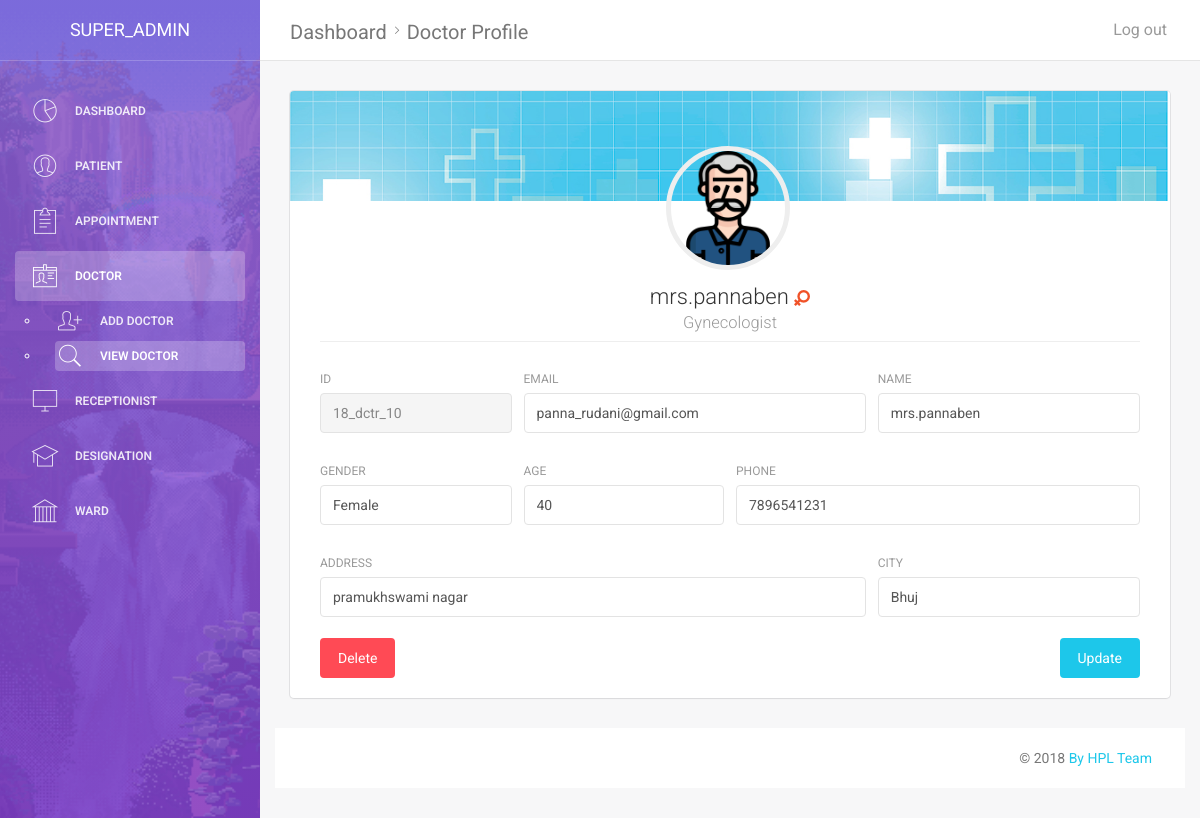
Page /view_doctor_profile.php?id=18_dctr_10 (signed in) on the committed database.
### tables this page shows
CREATE TABLE `doctor` (
  `doctor_id` varchar(15) NOT NULL,
  `doctor_name` varchar(30) NOT NULL,
  `doctor_dob` date NOT NULL,
  `doctor_gender` varchar(10) NOT NULL,
  `doctor_phone` varchar(15) NOT NULL,
  `doctor_city` varchar(20) NOT NULL,
  `doctor_address` varchar(100) NOT NULL,
  `doctor_designation` varchar(30) NOT NULL,
  `doctor_email` varchar(50) NOT NULL,
  `doctor_password` varchar(50) NOT NULL,
  `doj` timestamp(6) NOT NULL DEFAULT CURRENT_TIMESTAMP(6),
  `slot_id` varchar(10) NOT NULL,
  `doctor_exist` tinyint(1) NOT NULL
);

### assets/modules/global_module.php (called while the page is built, shortened)
<?php
function fetch_data($query,$type)
{
	include("assets/modules/db_config.php");
	$result = mysqli_query($conn,$query);
	if($result)
	{
		if($type == "login")
		{
		$count = mysqli_num_rows($result);
			if($count == 1)
			{
				return TRUE;
			}
			else
			{
				return FALSE;
			}
		}
		elseif($type == "count")
		{
			$count = mysqli_num_rows($result);
			return $count;
		}
		elseif($type == "result")
		{
			 $res = mysqli_query($conn,$query);
			 return $res;
		}
	}
	else
	{
		return "Fetch Error";
	}
}
?>

### view_doctor_profile.php (the view, shortened to what this page needs)
<?php
include("assets/modules/global_module.php");
if(isset($_GET["id"]))
{
    $d_id = $_GET["id"];
}
if(isset($_SESSION["admin_token"]))
{
    $admin_id = $_SESSION["admin_token"];
}
$result = fetch_data("select * from admin where admin_id= '$admin_id'","result");
$a_data = mysqli_fetch_assoc($result);
$data = mysqli_fetch_assoc(fetch_data("select * from doctor where doctor_id = '$d_id'","result"));
$age = date_diff(date_create($data["doctor_dob"]), date_create('today'))->y;
?>
<!doctype html>
<html lang="en">
<head>
    <link href="assets/css/bootstrap.min.css" rel="stylesheet" />
    <link href="assets/css/animate.min.css" rel="stylesheet"/>
    <link href="assets/css/light-bootstrap-dashboard.css?v=1.4.0" rel="stylesheet"/>
    <link href="http://maxcdn.bootstrapcdn.com/font-awesome/4.2.0/css/font-awesome.min.css" rel="stylesheet">
    <link href="assets/css/pe-icon-7-stroke.css" rel="stylesheet" />
</head>
<body>
<div class="wrapper">
    <div class="sidebar" data-color="purple" data-image="assets/img/waterfall.gif" >
        <div class="sidebar-wrapper">
            <div class="logo">
                <a href="#" class="simple-text">
                    <?php echo $a_data["admin_name"]?>
                </a>
            </div>
            <ul class="nav">
                <li >
                    <a href="dashboard_admn.php">
                        <i class="pe-7s-graph"></i>
                        <p>Dashboard</p>
                    </a>
                </li>
                <li >
                    <a href="add_patient.php" >
                        <i class="pe-7s-user"></i>
                        <p>Patient</p>
                    </a>
                </li>
                <li>
                    <a href="add_appointment.php">
                        <i class="pe-7s-note2"></i>
                        <p>Appointment</p>
                    </a>
                </li>
                <li class="active">
                    <a href="add_doctor.php">
                        <i class="pe-7s-id"></i>
                        <p>Doctor</p>
                    </a>
                    <ul>
                        <li>
                            <a href="add_doctor.php" >
                                <i class="pe-7s-add-user"></i>
                                <p>Add Doctor</p>
                            </a>
                        </li>
                        <li class="active">
                            <a href="view_doctor.php" >
                                <i class="pe-7s-search"></i>
                                <p>View Doctor</p>
                            </a>
                        </li>
                    </ul>
                </li>
                <li >
                    <a href="add_receptionist.php">
                        <i class="pe-7s-monitor"></i>
                        <p>Receptionist</p>
                    </a>
                </li>
                <li >
                    <a href="designation.php">
                        <i class="pe-7s-study"></i>
                        <p>Designation</p>
                    </a>
                </li>
                <li >
                    <a href="ward.php">
                        <i class="pe-7s-culture"></i>
                        <p>Ward</p>
                    </a>
                </li>
            </ul>
        </div>
    </div>
    <div class="main-panel">
        <nav class="navbar navbar-default navbar-fixed">
            <div class="container-fluid">
                <div class="navbar-header">
                    <a class="navbar-brand" href="#">Dashboard<i class="pe-7s-angle-right"></i>Doctor Profile</a>
                </div>
                <div class="collapse navbar-collapse">
                    <ul class="nav navbar-nav navbar-right">
                        <li>
                            <a href="logout.php?for=<?php echo $admin_id; ?>">
                                <p>Log out</p>
                            </a>
                        </li>
                    </ul>
                </div>
            </div>
        </nav>
        <div class="content">
            <div class="container-fluid">
                <div class="row">
                    <div class="col-md-12">
                        <div class="card card-user">
                            <div class="image" >
                            </div>
                            <div class="content">
                                <div class="author">
                                    <a href="#">
                                        <img class="avatar border-gray" src="assets/img/avatars/014-man-12.png" alt="..."/  >
                                        <h4 class="title"><?php echo $data["doctor_name"]; if($data["doctor_gender"]=="Male"){ echo "&nbsp<img src='assets/img/male.png'>"; }else{ echo "&nbsp<img src='assets/img/female.png'>"; }?><br />
                                            <small><?php echo $data["doctor_designation"]; ?></small>
                                        </h4>
                                    </a>
                                </div>
                                <hr>
                                <div class="content">
                                    <form method="POST" name="admin_edit_patient">
                                        <div class="row">
                                            <div class="col-md-3">
                                                <div class="form-group">
                                                    <label>Id</label>
                                                    <input type="text" name="d_id" class="form-control" disabled value="<?php echo $data["doctor_id"]; ?>">
                                                </div>
                                            </div>
                                            <div class="col-md-5">
                                                <div class="form-group">
                                                    <label>Email</label>
                                                    <input type="email" name="d_email" class="form-control"  value="<?php echo $data["doctor_email"]; ?>">
                                                </div>
                                            </div>
                                            <div class="col-md-4">
                                                <div class="form-group">
                                                    <label >Name</label>
                                                    <input type="text" name="d_name" class="form-control"  value="<?php echo $data["doctor_name"]; ?>">
                                                </div>
                                            </div>
                                        </div>
                                        <div class="row">
                                            <div class="col-md-3">
                                                <div class="form-group">
                                                    <label>Gender</label>
                                                    <input type="text" name="d_gender" class="form-control"  value="<?php echo $data["doctor_gender"]; ?>">
                                                </div>
                                            </div>
                                            <div class="col-md-3">
                                                <div class="form-group">
                                                    <label>Age</label>
                                                    <input type="text" name="p_age" class="form-control" value="<?php echo $age ?>">
                                                </div>
                                            </div>
                                            <div class="col-md-6">
                                                <div class="form-group">
                                                    <label>Phone</label>
                                                    <input type="text" name="d_phone" class="form-control"  value="<?php echo $data["doctor_phone"]; ?>">
                                                </div>
                                            </div>
                                        </div>
                                        <div class="row">
                                            <div class="col-md-8">
                                                <div class="form-group">
                                                    <label>Address</label>
                                                    <input type="text" name="d_address" class="form-control"  value="<?php echo $data["doctor_address"]; ?>">
                                                </div>
                                            </div>
                                            <div class="col-md-4">
                                                <div class="form-group">
                                                    <label>City</label>
                                                    <input type="text" name="d_city" class="form-control"  value="<?php echo $data["doctor_city"]; ?>">
                                                </div>
                                            </div>
                                        </div>
                                        <a class="btn btn-danger btn-fill pull-left" data-toggle="modal" data-target="#myModal">
                                            Delete
                                        </a>
                                        <button type="submit" class="btn btn-info btn-fill pull-right">Update</button>
                                        <br><br>
                                    </form>
                                </div>
                            </div>
                        </div>
                    </div>
                </div>
            </div>
            <footer class="footer">
                <div class="container-fluid">
                    <p class="copyright pull-right">
                        &copy; <script>document.write(new Date().getFullYear())</script>
                        <a href="#">By HPL Team</a>
                    </p>
                </div>
            </footer>
        </div>
    </div>
</body>
</html>

### rows in the picture
doctor: doctor_name "mrs.pannaben", doctor_designation "Gynecologist", d_id "18_dctr_10", d_email "panna_rudani@gmail.com", d_name "mrs.pannaben", d_gender "Female", p_age "40", d_phone "7896541231", d_address "pramukhswami nagar", d_city "Bhuj"

### other values in the picture
$a_data["admin_name"] "SUPER_ADMIN"
